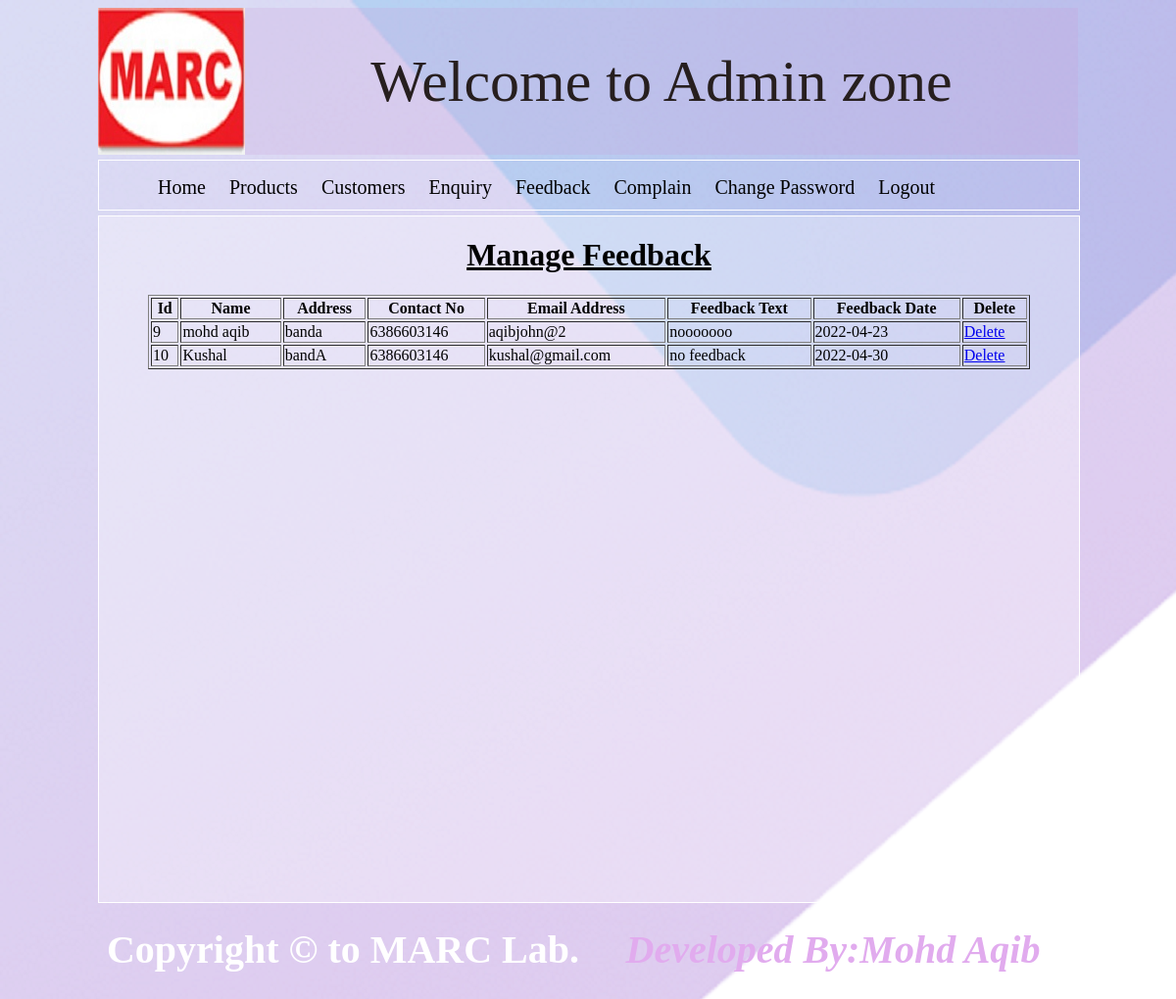
Screenshot of /adminzone/afeedback (signed in) with the database file from the repository.
### custzone/models.py (models this page shows)
class Feedback(models.Model):
    name=models.CharField(max_length=50)
    address=models.CharField(max_length=500)
    contactno=models.CharField(max_length=15)
    emailaddress=models.EmailField()
    feedbacktext=models.CharField(max_length=1000)
    feedbackdate=models.CharField(max_length=20)

### adminzone/views.py (the view)
def afeedback(request):
    try:
        if request.session['adminid']:
            feed=Feedback.objects.all()
            return render(request,'afeedback.html',{'feed':feed})
    except KeyError:
        return render(request,'adminlogin.html')

### adminzone/templates/afeedback.html
{% extends "adminparent.html" %}
{% block body %}
<h1 style=" text-decoration: underline; color:black;text-align:center;">
    Manage Feedback
</h1>
<table style="width:90%;margin:0 auto;" border="1">
    <tr>
        <th>Id</th>
        <th>Name</th>
        <th>Address</th>
        <th>Contact No</th>
        <th>Email Address</th>
        <th>Feedback Text</th>
        <th>Feedback Date</th>
        <th>Delete</th>
    </tr>
    {% for f in feed%}
        <tr>
            <td>{{f.id}}</td>
            <td>{{f.name}}</td>
            <td>{{f.address}}</td>
            <td>{{f.contactno}}</td>
            <td>{{f.emailaddress}}</td>
            <td>{{f.feedbacktext}}</td>
            <td>{{f.feedbackdate}}</td>
            <td>
                <a href="{% url 'adminzone:deletefeedback' id=f.id %}">Delete</a>
            </td>
        </tr>
    {% endfor %}
</table>
{% endblock body %}

### rows the page displays
Feedback: id "9", name "mohd aqib", address "banda", contactno "6386603146", emailaddress "aqibjohn@2", feedbacktext "nooooooo", feedbackdate "2022-04-23"
Feedback: id "10", name "Kushal", address "bandA", contactno "6386603146", emailaddress "kushal@gmail.com", feedbacktext "no feedback", feedbackdate "2022-04-30"
